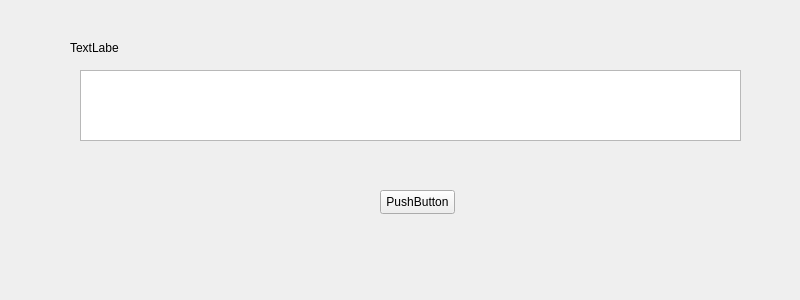
<?xml version="1.0" encoding="UTF-8"?>
<ui version="4.0">
 <class>Form</class>
 <widget class="QWidget" name="Form">
  <property name="geometry">
   <rect>
    <x>0</x>
    <y>0</y>
    <width>800</width>
    <height>300</height>
   </rect>
  </property>
  <property name="windowTitle">
   <string>Form</string>
  </property>
  <widget class="QPushButton" name="pushButton">
   <property name="geometry">
    <rect>
     <x>380</x>
     <y>190</y>
     <width>75</width>
     <height>24</height>
    </rect>
   </property>
   <property name="text">
    <string>PushButton</string>
   </property>
  </widget>
  <widget class="QTextEdit" name="textEdit">
   <property name="geometry">
    <rect>
     <x>80</x>
     <y>70</y>
     <width>661</width>
     <height>71</height>
    </rect>
   </property>
  </widget>
  <widget class="QLabel" name="label">
   <property name="geometry">
    <rect>
     <x>70</x>
     <y>40</y>
     <width>49</width>
     <height>16</height>
    </rect>
   </property>
   <property name="text">
    <string>TextLabel</string>
   </property>
  </widget>
 </widget>
 <resources/>
 <connections/>
</ui>
